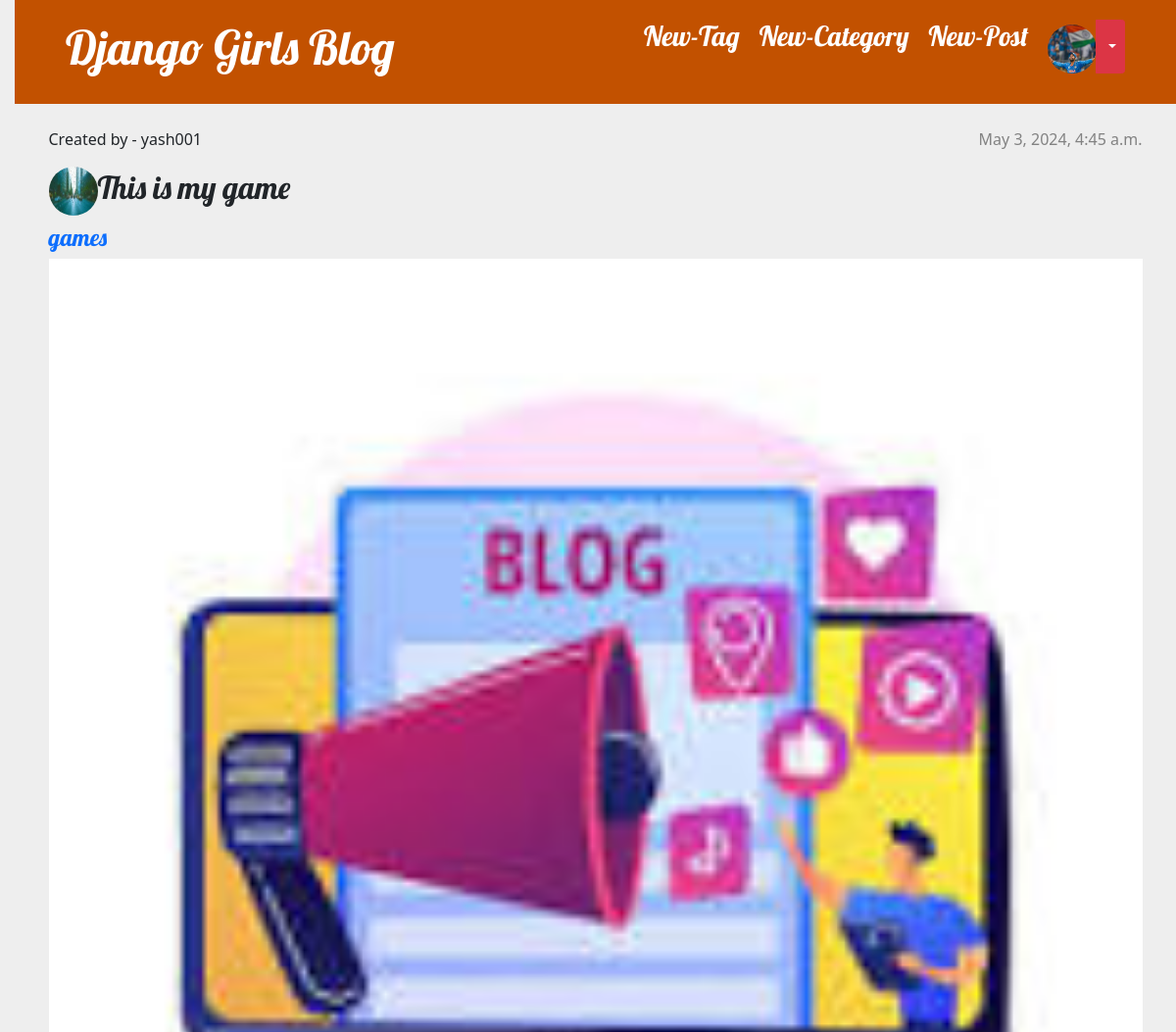
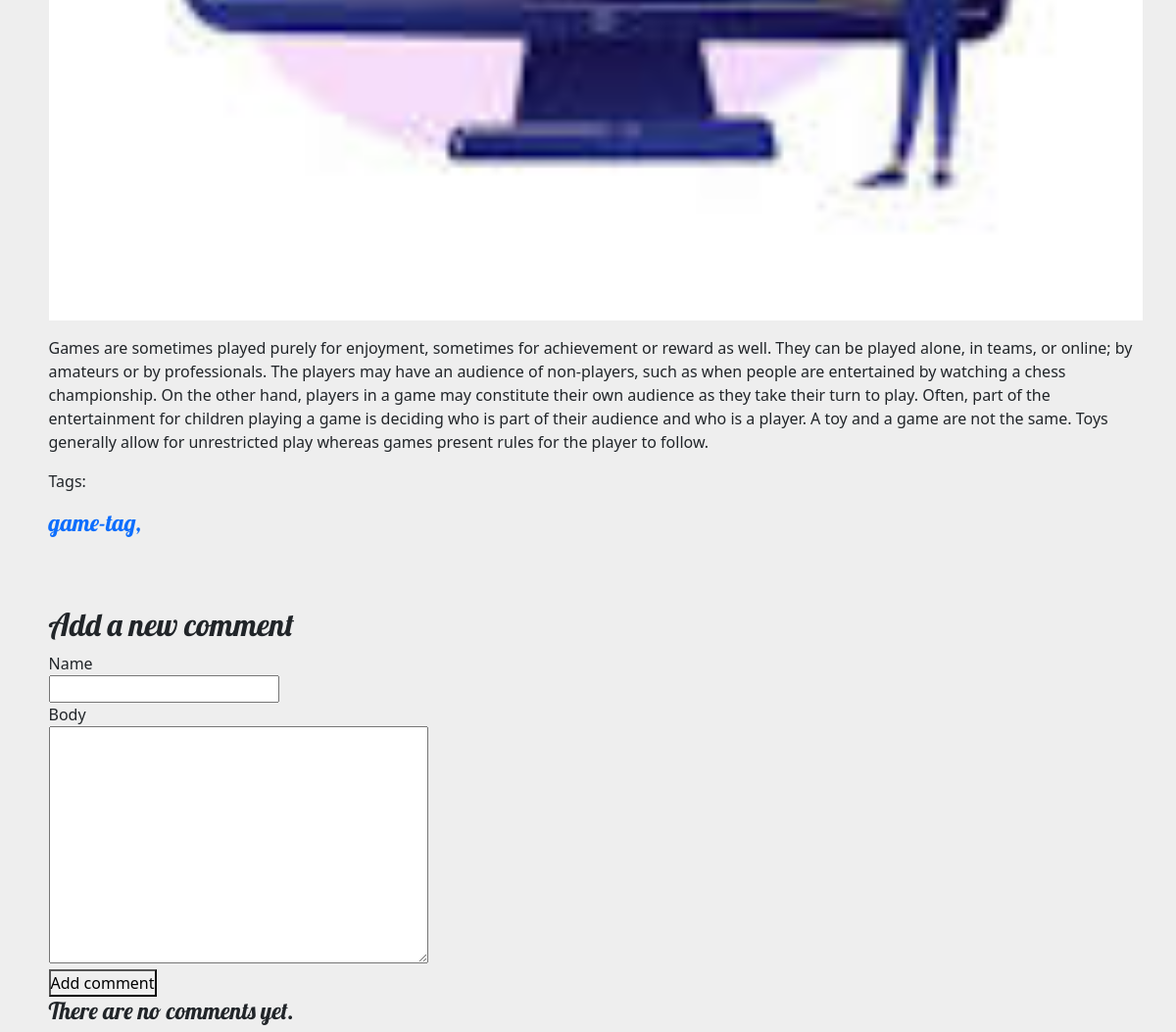
/post/this-is-my-game/ (signed in), run on the app's committed database (2 pictures, top to bottom).
### blog/models.py (models this page shows, shortened)
class User(AbstractUser):
    age = models.IntegerField(default=18)
    mobile = models.IntegerField()
    user_img = models.ImageField(upload_to='image/user_img/')

class Post(models.Model):
    author = models.ForeignKey(settings.AUTH_USER_MODEL, on_delete=models.CASCADE)
    category = models.ForeignKey(Category, on_delete=models.CASCADE)
    tag = models.ManyToManyField(Tag)
    title = models.CharField(max_length=200)
    text = models.TextField()
    created_date = models.DateTimeField(default=timezone.now)
    published_date = models.DateTimeField(blank=True, null=True)
    feature_img = models.ImageField(upload_to='image/feature_img/')
    thumbnail_img = models.ImageField(upload_to='image/thumbnail_img/')
    slug = AutoSlugField(populate_from='title', unique=True)

class Category(models.Model):
    name = models.CharField(max_length=60)
    desc = models.TextField()
    image = models.ImageField(upload_to='cat')
    slug = AutoSlugField(populate_from='name', unique=True)
    def __str__(self):
        return self.name

class Tag(models.Model):
    name = models.CharField(max_length=60)
    desc = models.TextField()
    slug = AutoSlugField(populate_from='name', unique=True)
    def __str__(self):
        return self.name

### blog/views.py (the view)
# urls.py: path('post/<slug:slug>/', views.post_detail, name="post_detail"),
def post_detail(request, slug):
    post = get_object_or_404(Post, slug=slug)
    comments = post.comments.filter(active=True, parent__isnull=True)
    if request.method == 'POST':
        comment_form = CommentForm(data=request.POST)
        if comment_form.is_valid():
            parent_obj = None
            try:
                parent_id = int(request.POST.get('parent_id'))
            except:
                parent_id = None
            if parent_id:
                parent_obj = Comment.objects.get(id=parent_id)
                if parent_obj:
                    replay_comment = comment_form.save(commit=False)
                    replay_comment.parent = parent_obj
            new_comment = comment_form.save(commit=False)
            new_comment.post = post
            new_comment.save()
            return redirect('post_detail', post.slug)
    else:
        comment_form = CommentForm()
    return render(request,
                  'blog/post_detail.html',
                  {'post': post,
                   'comments': comments,
                   'comment_form': comment_form})

### blog/forms.py
class CommentForm(forms.ModelForm):
    class Meta:
        model = Comment
        fields = ('name', 'body')

### blog/templates/blog/post_detail.html (shortened to what this page needs)
{% extends 'blog/base.html' %}
{% block content %}
<article class="post mt-4">
    {% if post.published_date %}
        <time class="date">
            {{ post.published_date }}
        </time>
    {% endif %}
    <p>Created by - {{ post.author }}</p>
    <h2><img src="{{ post.thumbnail_img.url}}" alt="{{ post.title }}" style="border-radius: 50%; height: 50px;width: 50px;">{{ post.title }}</h2>
    <h4><a href="{% url 'category_posts' slug=post.category %}">{{ post.category }}</a></h4>
    <p><img src="{{ post.feature_img.url}}" alt="{{ post.title }}" style="height: 100%;width: 100%"></p>
    <p>{{ post.text|linebreaksbr }}</p>
    <p>Tags:
        {% for t in post.tag.all %}
        <h4><a href="{% url 'tag_posts' slug=t %}">{{ t }},</a></h4>
        {% endfor %}
    </p>
</article>
    <h2>Add a new comment</h2>
    <form action="." method="post">
        {% for field in comment_form %}
            <div class="col-6 text-start"> {{field.label}} </div>
            <div class="col-6"> {{field}} </div>
        {% endfor %}
        <button type="submit" >Add comment</button>
    </form>
{% for comment in comments %}
    <div class="comment" >
        <p class="info" style="margin: 0px;">{{ comment.name }} | {{ comment.created }}</p>
        {{ comment.body|linebreaks }}
        <div style="margin-left: 60px; ">
            {% for replay in comment.replies.all %}
            <p class="info" style="margin: 0px;">{{ replay.name }} | {{ replay.created }}</p>
            {{ replay.body|linebreaks}}
            {% endfor %}
        </div>
        <button type="button" style="margin-left: 60px;" class="collapsible" >Reply</button>
        <div class="content" style="display: none; margin-left: 30px;">
            <form action="." method="post">
                {{ comment_form.as_p }}
                {% csrf_token %}
                <input type="hidden" name="parent_id" value="{{ comment.id }}">
                <input class="btn btn-primary" type="submit" value="Reply">
            </form>
        </div>
    </div>
{% empty %}
    <h4>There are no comments yet.</h4>
{% endfor %}
{% endblock %}

### blog/templates/blog/base.html (shortened to what this page needs)
{% load static %}
<!DOCTYPE html>
<html>
    <head>
        <link rel="stylesheet" href="https://cdn.jsdelivr.net/npm/bootstrap@5.1.3/dist/css/bootstrap.min.css">
        <link rel="stylesheet" href="{% static 'css/blog.css' %}">
    </head>
    <body>
        <header class="page-header">
          <div class="container">
            {% if user.is_authenticated %}
                <div class="btn-group top-menu">
                    {% if user.user_img %}
                        <a href="{% url 'user-profile' %}"><img src="{{ user.user_img.url}}" alt="{{ user.name }}" style="border-radius: 50%; height: 50px;width: 50px;"></a>
                    {% else %}
                        <a href="{% url 'user-profile' %}" class="top-menu">
                            <h3>{{ user.username }}</h3>
                        </a>
                    {% endif %}
                    <button type="button" class="btn btn-danger btn-sm dropdown-toggle" data-toggle="dropdown" aria-haspopup="true" aria-expanded="false">
                    </button>
                </div>
                <a href="{% url 'post_new' %}" class="top-menu">
                    <h3>New-Post</h3>
                </a>
                <a href="{% url 'new_category' %}" class="top-menu">
                   <h3> New-Category</h3>
                </a>
                <a href="{% url 'new_tag' %}" class="top-menu">
                    <h3> New-Tag</h3>
                 </a>
            {% else %}
            <a href="{% url 'login_view' %}" class="top-menu">
                Login
            </a>
            {% endif %}
            <h1><a href="/">Django Girls Blog</a></h1>
          </div>
        </header>
        <main class="container">
            <div class="row">
                <div class="col">
                    {% block content %}
                    {% endblock %}
                </div>
            </div>
        </main>
    </body>
</html>

### blog/static/css/blog.css (style rules this page uses)
* { margin:0; padding:0 }
a,a:hover { text-decoration: none; }
body { background-color: #eee!important; }
h1 a, h2 a { color: #C25100; font-family: 'Lobster'; }
body { padding-left: 15px; }
.page-header { background-color: #C25100; margin-top: 0; padding: 20px 20px 20px 40px; }
.page-header h1, .page-header h1 a, .page-header h1 a:visited, .page-header h1 a:active { color: #ffffff; font-size: 36pt; text-decoration: none; }
h1, h2, h3, h4 { font-family: 'Lobster', cursive; }
.date { color: #828282; }
.top-menu, .top-menu:hover, .top-menu:visited { color: #ffffff; float: right; font-size: 26pt; margin-right: 20px; }
.post { margin-bottom: 70px; }
.post > .date, .post > .actions { float: right; }

### data on the page
User: user_img (picture)
Post: published_date "May 3, 2024, 4:45 a.m.", author "yash001", thumbnail_img (picture), title "This is my game", category "games", feature_img (picture), text "Games are sometimes played purely for enjoyment, sometimes for achievement or reward as well. They can be played alone, in teams, or online; by amateurs or by professionals. The players may have an audience of non-players, such as when people are entertained by watching a chess championship. On the other hand, players in a game may constitute their own audience as they take their turn to play. Often, part of the entertainment for children playing a game is deciding who is part of their audience and who is a player. A toy and a game are not the same. Toys generally allow for unrestricted play whereas games present rules for the player to follow."
Tag: name "game-tag"

### other printed values
{{ field.label }} "Name" "Body"
